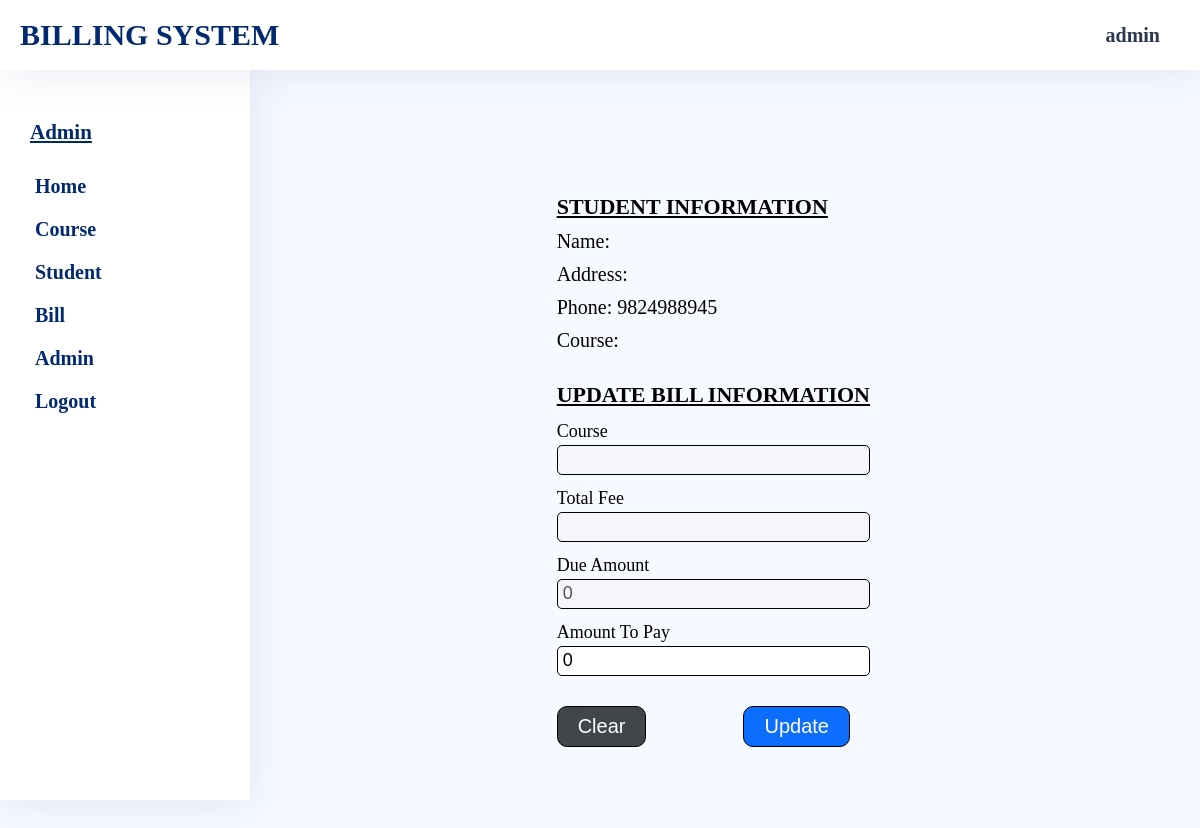
Page /admin/edit-bill.php?phone=9824988945&date=2023-10-13 10:21:50 (signed in) on the earlier database version.
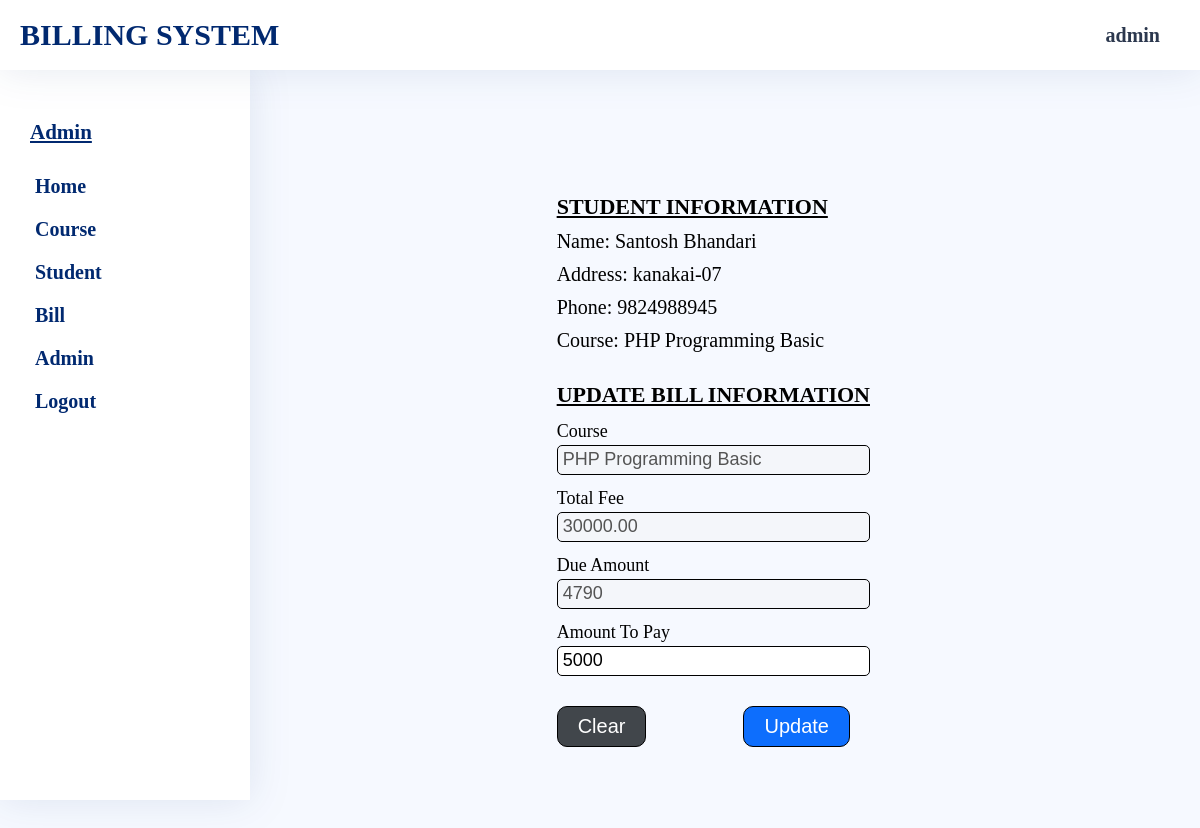
Same page on the later database version.
### tables this page shows
CREATE TABLE `BillInfo` (
  `phone` varchar(15) NOT NULL,
  `cid` varchar(15) NOT NULL,
  `amount` decimal(10,2) NOT NULL,
  `tdate` datetime NOT NULL
);

CREATE TABLE `StudentInfo` (
  `phone` varchar(15) NOT NULL,
  `name` varchar(50) NOT NULL,
  `address` varchar(50) NOT NULL,
  `email` varchar(100) DEFAULT NULL,
  `gender` varchar(10) NOT NULL,
  `parentname` varchar(50) NOT NULL,
  `cid` varchar(15) NOT NULL
);

CREATE TABLE `CourseInfo` (
  `cid` varchar(15) NOT NULL,
  `cname` varchar(200) NOT NULL,
  `price` decimal(10,2) NOT NULL
);

### admin/edit-bill.php (the view, shortened to what this page needs)
<?php
    include_once "head.php";
?>
    <link rel="stylesheet" href="../assets/css/admin/common-style.css">
    <link rel="stylesheet" href="../assets/css/admin/studentbillform.css">
<?php
    include_once "sidebar.php";
?>
    <section class="main-container form-container">
        <div class="form-wrapper">
            <div class="studentinfo">
                <h3>Student Information</h3>
                <?php
                if($_SERVER['REQUEST_METHOD']=='GET'){
                    if(isset($_GET["phone"]) && isset($_GET['date'])){
                        $phone=trim($_GET["phone"]);
                        $tdate=trim($_GET['date']);
                        $read="SELECT * FROM StudentInfo,CourseInfo,BillInfo WHERE CourseInfo.cid=StudentInfo.cid AND BillInfo.phone=StudentInfo.phone AND StudentInfo.phone ='$phone' AND tdate='$tdate';";
                        if($result=$con->query($read)){
                            if($result->num_rows>0){
                                while($row=$result->fetch_assoc()){
                                    $name=$row["name"];
                                    $address=$row["address"];
                                    $phone=$row['phone'];
                                    $course=$row['cname'];
                                    $amount=$row['amount'];
                                    $courseprice=$row['price'];
                                }
                                $read="SELECT * FROM BillInfo WHERE phone='$phone';";
                                if($result=$con->query($read)){
                                    $totalpaidamount=0;
                                    if($result->num_rows>0){
                                        while($row=$result->fetch_assoc()){
                                            $totalpaidamount+=(float)$row["amount"];
                                        }
                                    }
                                }
                            }
                        }
                    }
                }
                ?>
                <p class='name'>Name: <?=$name?></p>
                <p class='address'>Address: <?=$address?></p>
                <p class='phone'>Phone: <?=$phone?></p>
                <p class='phone'>Course: <?=$course?></p>
            </div>
            <form class="form" method="post">
                <h3>Update Bill Information</h3>
                <label for="course">Course</label>
                <input type="text" id="course" name="course" required value='<?=$course?>' disabled/>
                <label for="totalfee">Total Fee</label>
                <input type="number" id="totalfee" name="totalfee" value='<?=$courseprice?>' required disabled/>
                <label for="dueamount">Due Amount</label>
                <input type="number" id="dueamount" name="dueamount" value='<?=($courseprice-$totalpaidamount)?>' required disabled/>
                <label for="amount">Amount To Pay</label>
                <input type="number" id="amount" name="amount" value='<?=(int)$amount?>' required/>
                <div class="btn-wrapper">
                    <button type="reset">Clear</button>
                    <button type="submit">Update</button>
                </div>
            </form>
            </div>
    </section>
   </main>
</body>
</html>

Differences in the rows shown:
added billinfo: phone.name "Santosh Bhandari", phone.address "kanakai-07", phone "9824988945", cid.cname "PHP Programming Basic", course "PHP Programming Basic", totalfee "30000.00", dueamount "4790", amount "5000"
Other differences:
$phone: "9824988945" → (not shown)
form field dueamount: "0" → (not shown)
form field amount: "0" → (not shown)
